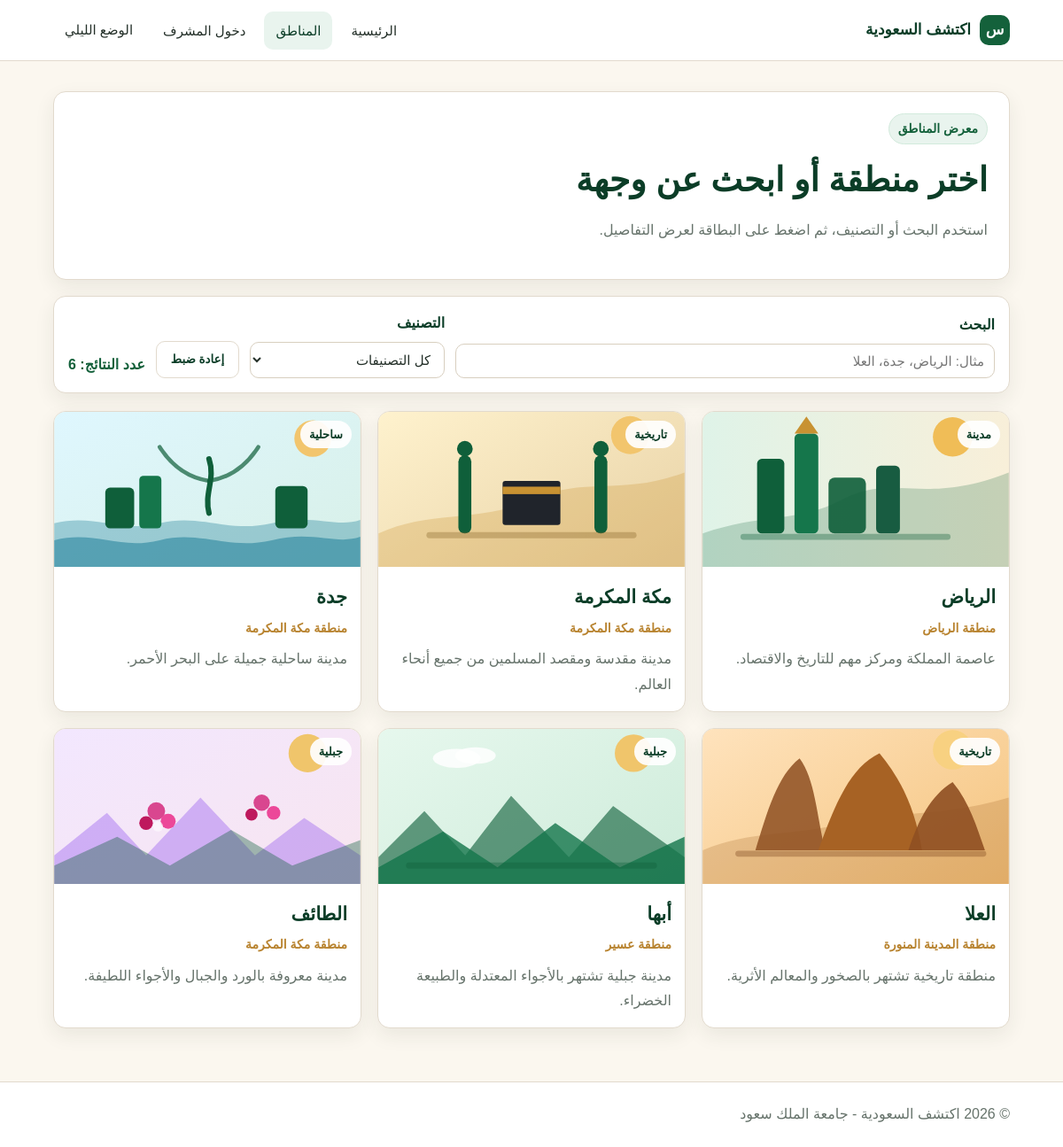
The app's page /regions.php with its own data.
### tables this page shows
CREATE TABLE IF NOT EXISTS places (
    id INT UNSIGNED NOT NULL AUTO_INCREMENT,
    name VARCHAR(255) NOT NULL,
    region VARCHAR(255) NOT NULL,
    category VARCHAR(100) NOT NULL,
    short_text VARCHAR(500) NOT NULL,
    description TEXT NOT NULL,
    image VARCHAR(512) NOT NULL,
    landmarks JSON NOT NULL,
    PRIMARY KEY (id),
    KEY ix_places_region (region(100)),
    KEY ix_places_category (category)
);

### includes/db.php (called while the page is built, shortened)
<?php
require_once __DIR__ . '/config.php';
function db(): PDO
{
    $c = config();
    $port = (int) $c['PORT'];
    $dsn = sprintf(
        'mysql:host=%s;dbname=%s;port=%d;charset=utf8mb4',
        $c['HOST'],
        $c['DBNAME'],
        $port
    );
    $pdo = new PDO(
        $dsn,
        $c['USER'],
        $c['PASSWORD'],
        [
            PDO::ATTR_ERRMODE => PDO::ERRMODE_EXCEPTION,
            PDO::ATTR_DEFAULT_FETCH_MODE => PDO::FETCH_ASSOC,
        ]
    );
    return $pdo;
}

### includes/places.php (called while the page is built, shortened)
<?php
require_once __DIR__ . '/db.php';
function places_normalize_row(array $row): array
{
    $lm = $row['landmarks'] ?? null;
    if (is_string($lm)) {
        $decoded = json_decode($lm, true);
        $row['landmarks'] = is_array($decoded) ? $decoded : [];
    } elseif (!is_array($lm)) {
        $row['landmarks'] = [];
    }
    return $row;
}
function places_all(): array
{
    $sql = <<<SQL
        SELECT id, name, region, category, short_text, description, image, landmarks
        FROM places
        ORDER BY id ASC
    SQL;
    $stmt = db()->query($sql);
    $rows = $stmt->fetchAll();
    return array_map('places_normalize_row', $rows);
}

### includes/config.php (called while the page is built, shortened)
<?php
function h(string $s): string
{
    return htmlspecialchars($s, ENT_QUOTES, 'UTF-8');
}

### includes/card.php (the view, shortened to what this page needs)
<?php
function render_place_card(array $place): void
{
    $id = (int) $place['id'];
    $searchBlob = strtolower(
        $place['name'] . ' ' . $place['region'] . ' ' . $place['short_text']
    );
    ?>
<a
  class="place-card"
  href="details.php?id=<?= $id ?>"
  data-category="<?= h($place['category']) ?>"
  data-search="<?= h($searchBlob) ?>"
>
  <div class="card-image">
    <img src="<?= h($place['image']) ?>" alt="<?= h($place['name']) ?>" loading="lazy" />
    <span class="badge"><?= h($place['category']) ?></span>
  </div>
  <div class="card-body">
    <h3><?= h($place['name']) ?></h3>
    <div class="card-meta"><?= h($place['region']) ?></div>
    <p><?= h($place['short_text']) ?></p>
  </div>
</a>
    <?php
}

### regions.php (shortened to what this page needs)
<?php
require_once __DIR__ . '/includes/places.php';
require_once __DIR__ . '/includes/card.php';
$all = places_all();
$activeNav = 'regions';
?>
<!DOCTYPE html>
<html lang="ar" dir="rtl">
<head>
  <link rel="stylesheet" href="css/style.css" />
</head>
<body>
  <header class="site-header">
    <nav class="nav container">
      <a class="logo" href="index.php"><span class="logo-mark">س</span>اكتشف السعودية</a>
      <div class="nav-links">
        <a href="index.php" class="<?= $activeNav === 'home' ? 'active' : '' ?>">الرئيسية</a>
        <a href="regions.php" class="<?= $activeNav === 'regions' ? 'active' : '' ?>">المناطق</a>
        <a href="admin/login.php">دخول المشرف</a>
        <button id="themeToggle" class="theme-btn" type="button">الوضع الليلي</button>
      </div>
    </nav>
  </header>
  <main class="container section">
    <section class="page-hero compact-hero">
      <span class="eyebrow">معرض المناطق</span>
      <h1>اختر منطقة أو ابحث عن وجهة</h1>
      <p>استخدم البحث أو التصنيف، ثم اضغط على البطاقة لعرض التفاصيل.</p>
    </section>
    <section class="filter-panel" aria-label="خيارات البحث والتصفية">
      <div class="field-group search-field">
        <label for="searchInput">البحث</label>
        <input id="searchInput" type="text" placeholder="مثال: الرياض، جدة، العلا" />
      </div>
      <div class="field-group">
        <label for="categoryFilter">التصنيف</label>
        <select id="categoryFilter">
          <option value="all">كل التصنيفات</option>
        </select>
      </div>
      <button id="resetFilters" class="btn btn-secondary" type="button">إعادة ضبط</button>
      <p id="resultCount" class="result-count">عدد النتائج: <?= count($all) ?></p>
    </section>
    <section id="regionsGrid" class="cards-grid regions-grid">
      <?php foreach ($all as $place) : ?>
        <?php render_place_card($place); ?>
      <?php endforeach; ?>
    </section>
  </main>
  <footer class="site-footer">
    <div class="container footer-inner">
      <p>© 2026 اكتشف السعودية - جامعة الملك سعود</p>
    </div>
  </footer>
</body>
</html>

### css/style.css (style rules this page uses)
:root { --green: #14613b; --green-dark: #0b3d27; --green-light: #e9f4ee; --gold: #b8832f; --sand: #f4ecd9; --bg: #fbf7ef; --white: #ffffff; --text: #243029; --muted: #66736b; --border: #e2dacd; --danger: #b42318; --shadow: 0 8px 22px rgba(36, 48, 41, 0.08); --radius: 14px; }
* { box-sizing: border-box; }
html { scroll-behavior: smooth; }
body { margin: 0; font-family: Tahoma, Arial, sans-serif; background: var(--bg); color: var(--text); line-height: 1.8; }
a { color: inherit; text-decoration: none; }
img { max-width: 100%; display: block; }
button, input, select, textarea { font-family: inherit; }
.container { width: min(1080px, 92%); margin: auto; }
.site-header { position: sticky; top: 0; z-index: 20; background: var(--white); border-bottom: 1px solid var(--border); }
.nav { min-height: 68px; display: flex; align-items: center; justify-content: space-between; gap: 16px; }
.logo { display: flex; align-items: center; gap: 10px; color: var(--green-dark); font-weight: 700; font-size: 17px; }
.logo-mark { width: 34px; height: 34px; display: grid; place-items: center; border-radius: 10px; background: var(--green); color: #fff; font-weight: 800; }
.nav-links { display: flex; align-items: center; gap: 8px; flex-wrap: wrap; }
.nav-links a, .theme-btn { border: 1px solid transparent; background: transparent; color: var(--text); padding: 7px 12px; border-radius: 10px; cursor: pointer; font-size: 15px; }
.nav-links a:hover, .nav-links a.active, .theme-btn:hover { background: var(--green-light); color: var(--green-dark); }
.eyebrow, .section-label { display: inline-block; color: var(--green); background: var(--green-light); border: 1px solid #d2eadc; padding: 4px 10px; border-radius: 999px; font-weight: 700; font-size: 14px; }
.hero-content h1, .page-hero h1 { margin: 14px 0 10px; color: var(--green-dark); line-height: 1.4; }
.lead, .page-hero p { color: var(--muted); font-size: 16px; }
.btn { display: inline-flex; align-items: center; justify-content: center; min-height: 42px; border-radius: 10px; padding: 9px 16px; font-weight: 700; border: 1px solid transparent; cursor: pointer; transition: background 0.2s ease, transform 0.2s ease; }
.btn-secondary { background: var(--white); color: var(--green-dark); border-color: var(--border); }
.section { padding: 34px 0; }
.split-section > div:first-child, .feature-list article, .place-card, .filter-panel, .details-wrapper, .page-hero { background: var(--white); border: 1px solid var(--border); border-radius: var(--radius); box-shadow: var(--shadow); }
.feature-list p, .place-card p { margin: 0; color: var(--muted); }
.cards-grid { display: grid; gap: 18px; }
.small-grid, .regions-grid { grid-template-columns: repeat(3, 1fr); }
.place-card { overflow: hidden; transition: transform 0.2s ease, box-shadow 0.2s ease; }
.card-image { position: relative; background: var(--sand); overflow: hidden; }
.card-image img { width: 100%; height: 175px; object-fit: cover; transition: transform 0.25s ease; }
.badge { display: inline-block; border-radius: 999px; padding: 4px 10px; background: var(--green-light); color: var(--green-dark); font-size: 13px; font-weight: 700; }
.card-image .badge { position: absolute; top: 10px; right: 10px; background: rgba(255, 255, 255, 0.92); }
.card-body { padding: 15px; }
.card-body h3 { margin: 0 0 4px; color: var(--green-dark); font-size: 21px; }
.card-meta { color: var(--gold); font-size: 14px; font-weight: 700; margin-bottom: 8px; }
.page-hero { padding: 24px; margin-bottom: 18px; }
.compact-hero h1 { font-size: clamp(26px, 4vw, 38px); }
.filter-panel { padding: 16px; display: grid; grid-template-columns: 1fr 220px auto auto; gap: 12px; align-items: end; margin-bottom: 20px; }
.field-group label { display: block; margin-bottom: 6px; font-weight: 700; color: var(--green-dark); }
input, select, textarea { width: 100%; border: 1px solid #d8cfbf; background: var(--white); color: var(--text); border-radius: 10px; padding: 10px 11px; font-size: 15px; }
.result-count { margin: 0; color: var(--green); font-weight: 700; white-space: nowrap; }
.site-footer { margin-top: 26px; border-top: 1px solid var(--border); padding: 22px 0; color: var(--muted); background: var(--white); }
.footer-inner { display: flex; justify-content: space-between; gap: 14px; flex-wrap: wrap; }
.footer-inner p { margin: 0; }

### records on screen
places: image (picture), category "مدينة", name "الرياض", region "منطقة الرياض", short_text "عاصمة المملكة ومركز مهم للتاريخ والاقتصاد."
places: image (picture), category "تاريخية", name "مكة المكرمة", region "منطقة مكة المكرمة", short_text "مدينة مقدسة ومقصد المسلمين من جميع أنحاء العالم."
places: image (picture), category "ساحلية", name "جدة", region "منطقة مكة المكرمة", short_text "مدينة ساحلية جميلة على البحر الأحمر."
places: image (picture), category "تاريخية", name "العلا", region "منطقة المدينة المنورة", short_text "منطقة تاريخية تشتهر بالصخور والمعالم الأثرية."
places: image (picture), category "جبلية", name "أبها", region "منطقة عسير", short_text "مدينة جبلية تشتهر بالأجواء المعتدلة والطبيعة الخضراء."
places: image (picture), category "جبلية", name "الطائف", region "منطقة مكة المكرمة", short_text "مدينة معروفة بالورد والجبال والأجواء اللطيفة."
